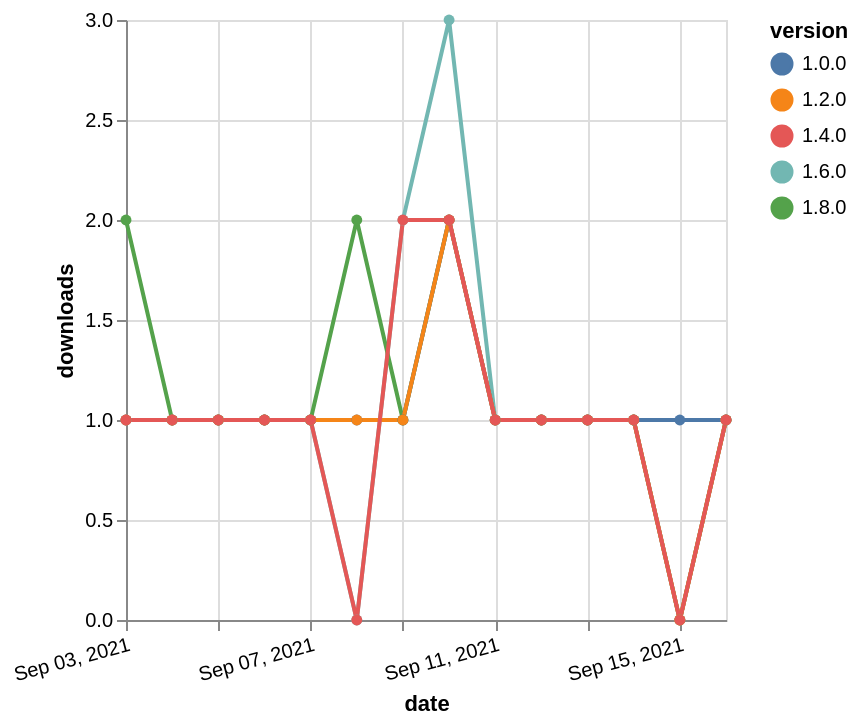

Here is the Vega-Lite specification saved for this chart:
### Vega-Lite specification from a JSON file in a GitHub repository (floating-point values rounded to 4 significant figures)
{"$schema": "https://vega.github.io/schema/vega-lite/v5.json", "description": "A simple bar chart with embedded data.", "data": {"values": [{"date": "2021-09-03", "total": 202, "delta": 1, "version": "1.6.0"}, {"date": "2021-09-04", "total": 203, "delta": 1, "version": "1.6.0"}, {"date": "2021-09-05", "total": 204, "delta": 1, "version": "1.6.0"}, {"date": "2021-09-06", "total": 205, "delta": 1, "version": "1.6.0"}, {"date": "2021-09-07", "total": 206, "delta": 1, "version": "1.6.0"}, {"date": "2021-09-08", "total": 206, "delta": 0, "version": "1.6.0"}, {"date": "2021-09-09", "total": 208, "delta": 2, "version": "1.6.0"}, {"date": "2021-09-10", "total": 211, "delta": 3, "version": "1.6.0"}, {"date": "2021-09-11", "total": 212, "delta": 1, "version": "1.6.0"}, {"date": "2021-09-12", "total": 213, "delta": 1, "version": "1.6.0"}, {"date": "2021-09-13", "total": 214, "delta": 1, "version": "1.6.0"}, {"date": "2021-09-14", "total": 215, "delta": 1, "version": "1.6.0"}, {"date": "2021-09-15", "total": 215, "delta": 0, "version": "1.6.0"}, {"date": "2021-09-16", "total": 216, "delta": 1, "version": "1.6.0"}, {"date": "2021-09-03", "total": 122, "delta": 2, "version": "1.8.0"}, {"date": "2021-09-04", "total": 123, "delta": 1, "version": "1.8.0"}, {"date": "2021-09-05", "total": 124, "delta": 1, "version": "1.8.0"}, {"date": "2021-09-06", "total": 125, "delta": 1, "version": "1.8.0"}, {"date": "2021-09-07", "total": 126, "delta": 1, "version": "1.8.0"}, {"date": "2021-09-08", "total": 128, "delta": 2, "version": "1.8.0"}, {"date": "2021-09-09", "total": 129, "delta": 1, "version": "1.8.0"}, {"date": "2021-09-10", "total": 131, "delta": 2, "version": "1.8.0"}, {"date": "2021-09-11", "total": 132, "delta": 1, "version": "1.8.0"}, {"date": "2021-09-12", "total": 133, "delta": 1, "version": "1.8.0"}, {"date": "2021-09-13", "total": 134, "delta": 1, "version": "1.8.0"}, {"date": "2021-09-14", "total": 135, "delta": 1, "version": "1.8.0"}, {"date": "2021-09-15", "total": 135, "delta": 0, "version": "1.8.0"}, {"date": "2021-09-16", "total": 136, "delta": 1, "version": "1.8.0"}, {"date": "2021-09-03", "total": 204, "delta": 1, "version": "1.0.0"}, {"date": "2021-09-04", "total": 205, "delta": 1, "version": "1.0.0"}, {"date": "2021-09-05", "total": 206, "delta": 1, "version": "1.0.0"}, {"date": "2021-09-06", "total": 207, "delta": 1, "version": "1.0.0"}, {"date": "2021-09-07", "total": 208, "delta": 1, "version": "1.0.0"}, {"date": "2021-09-08", "total": 209, "delta": 1, "version": "1.0.0"}, {"date": "2021-09-09", "total": 210, "delta": 1, "version": "1.0.0"}, {"date": "2021-09-10", "total": 212, "delta": 2, "version": "1.0.0"}, {"date": "2021-09-11", "total": 213, "delta": 1, "version": "1.0.0"}, {"date": "2021-09-12", "total": 214, "delta": 1, "version": "1.0.0"}, {"date": "2021-09-13", "total": 215, "delta": 1, "version": "1.0.0"}, {"date": "2021-09-14", "total": 216, "delta": 1, "version": "1.0.0"}, {"date": "2021-09-15", "total": 217, "delta": 1, "version": "1.0.0"}, {"date": "2021-09-16", "total": 218, "delta": 1, "version": "1.0.0"}, {"date": "2021-09-03", "total": 194, "delta": 1, "version": "1.2.0"}, {"date": "2021-09-04", "total": 195, "delta": 1, "version": "1.2.0"}, {"date": "2021-09-05", "total": 196, "delta": 1, "version": "1.2.0"}, {"date": "2021-09-06", "total": 197, "delta": 1, "version": "1.2.0"}, {"date": "2021-09-07", "total": 198, "delta": 1, "version": "1.2.0"}, {"date": "2021-09-08", "total": 199, "delta": 1, "version": "1.2.0"}, {"date": "2021-09-09", "total": 200, "delta": 1, "version": "1.2.0"}, {"date": "2021-09-10", "total": 202, "delta": 2, "version": "1.2.0"}, {"date": "2021-09-11", "total": 203, "delta": 1, "version": "1.2.0"}, {"date": "2021-09-12", "total": 204, "delta": 1, "version": "1.2.0"}, {"date": "2021-09-13", "total": 205, "delta": 1, "version": "1.2.0"}, {"date": "2021-09-14", "total": 206, "delta": 1, "version": "1.2.0"}, {"date": "2021-09-15", "total": 206, "delta": 0, "version": "1.2.0"}, {"date": "2021-09-16", "total": 207, "delta": 1, "version": "1.2.0"}, {"date": "2021-09-03", "total": 168, "delta": 1, "version": "1.4.0"}, {"date": "2021-09-04", "total": 169, "delta": 1, "version": "1.4.0"}, {"date": "2021-09-05", "total": 170, "delta": 1, "version": "1.4.0"}, {"date": "2021-09-06", "total": 171, "delta": 1, "version": "1.4.0"}, {"date": "2021-09-07", "total": 172, "delta": 1, "version": "1.4.0"}, {"date": "2021-09-08", "total": 172, "delta": 0, "version": "1.4.0"}, {"date": "2021-09-09", "total": 174, "delta": 2, "version": "1.4.0"}, {"date": "2021-09-10", "total": 176, "delta": 2, "version": "1.4.0"}, {"date": "2021-09-11", "total": 177, "delta": 1, "version": "1.4.0"}, {"date": "2021-09-12", "total": 178, "delta": 1, "version": "1.4.0"}, {"date": "2021-09-13", "total": 179, "delta": 1, "version": "1.4.0"}, {"date": "2021-09-14", "total": 180, "delta": 1, "version": "1.4.0"}, {"date": "2021-09-15", "total": 180, "delta": 0, "version": "1.4.0"}, {"date": "2021-09-16", "total": 181, "delta": 1, "version": "1.4.0"}]}, "width": "container", "mark": {"type": "line", "point": {"filled": true}}, "encoding": {"x": {"field": "date", "type": "temporal", "timeUnit": "yearmonthdate", "title": "date", "axis": {"labelAngle": -15}}, "y": {"field": "delta", "type": "quantitative", "title": "downloads"}, "color": {"field": "version", "type": "nominal"}, "tooltip": {"field": "delta"}}}
